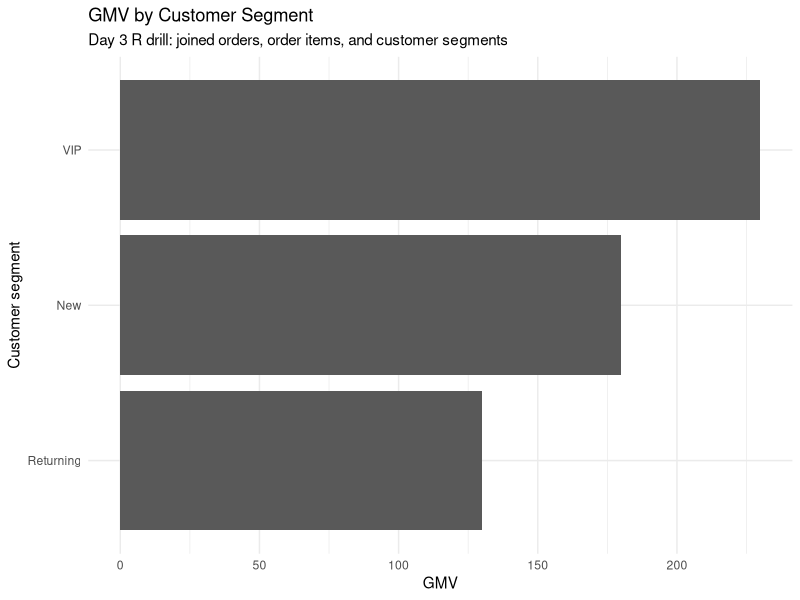
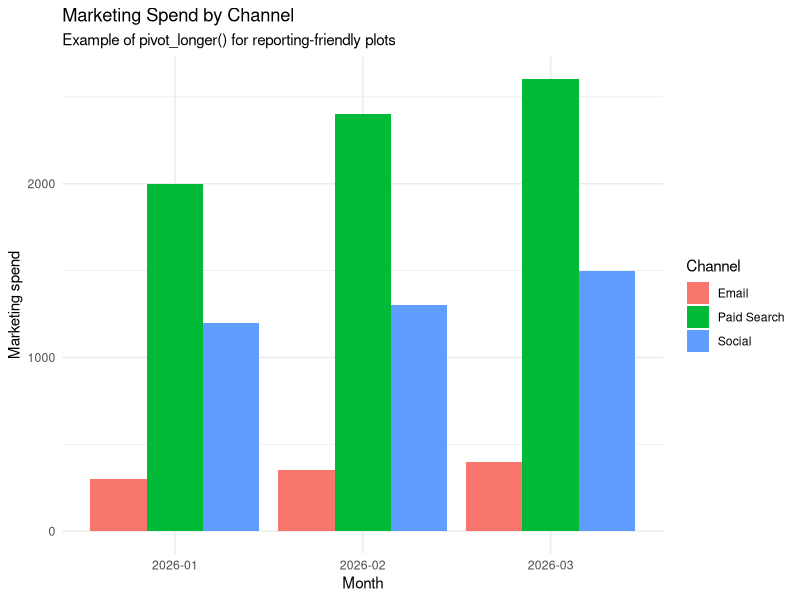
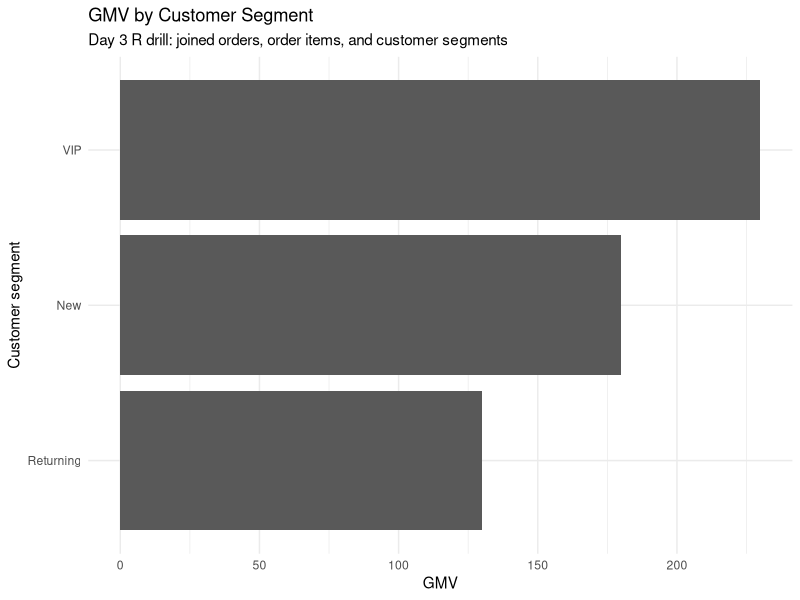
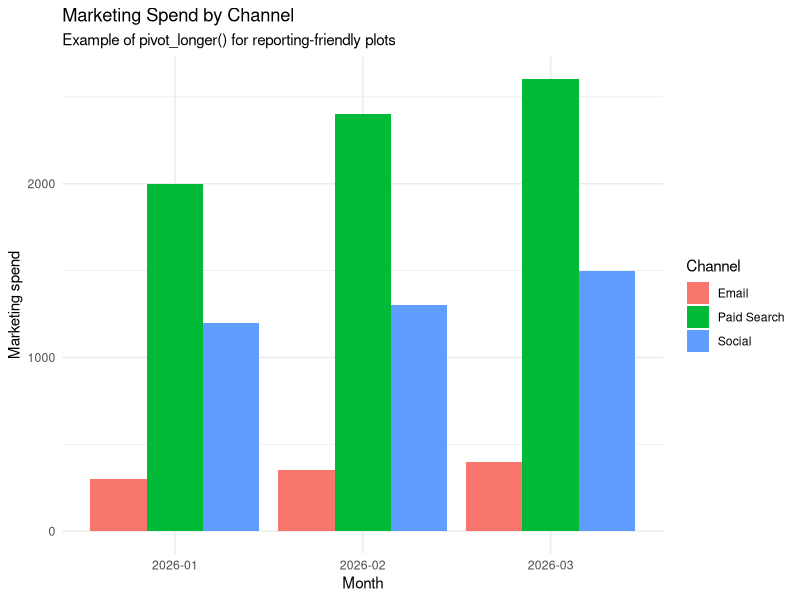

These figures' R source, in order:
# ============================================================
# Day 3 - Joins, Pivoting, ggplot2, and Join Quality Thinking
#
# Project: Operations Analytics & Cloud Data Pipeline Prep
# File: r_drills/day_03_joins_ggplot.R
# ============================================================

library(tidyverse)
library(lubridate)

# ------------------------------------------------------------
# 0. Create output folders
# ------------------------------------------------------------

dir.create("outputs", showWarnings = FALSE)
dir.create("outputs/tables", recursive = TRUE, showWarnings = FALSE)
dir.create("outputs/figures", recursive = TRUE, showWarnings = FALSE)

# ------------------------------------------------------------
# 1. Create small synthetic marketplace tables
# ------------------------------------------------------------
# Important idea:
# Each table has a "grain".
#
# this is the idea of granularity
#
# customers_raw: one row should be one customer
# orders: one row should be one order
# order_items: one row should be the products/items inside one order
# products_raw: one row should be one product
#
# We intentionally include a few messy problems:
# - duplicate customer C003
# - duplicate product P004
# - order with unknown customer C999
# - order item with unknown product P999

customers_raw <- tibble(
  customer_id = c("C001", "C002", "C003", "C003", "C004", "C005"),
  country = c("Germany", "Germany", "France", "France", "Spain", "Germany"),
  segment = c("New", "Returning", "VIP", "VIP", "New", "Returning"),
  signup_date = as.Date(c(
    "2026-01-05",
    "2026-01-10",
    "2026-01-12",
    "2026-01-12",
    "2026-02-01",
    "2026-02-07"
  ))
)

# granularity: every row here represents a single order. Keep this granularity 
# later with joins
orders <- tibble(
  order_id = c("O001", "O002", "O003", "O004", "O005", "O006", "O007", "O008"),
  customer_id = c("C001", "C002", "C003", "C004", "C005", "C999", "C002", "C003"),
  order_date = as.Date(c(
    "2026-03-01",
    "2026-03-01",
    "2026-03-02",
    "2026-03-03",
    "2026-03-04",
    "2026-03-04",
    "2026-03-05",
    "2026-03-06"
  )),
  sales_channel = c(
    "Paid Search",
    "Organic",
    "Email",
    "Paid Search",
    "Social",
    "Organic",
    "Email",
    "Social"
  )
)

# one row here is the products/items within a certain order, so one row shows
# the amount of products/items within a given order. Thats why we have the 
# column quantity
order_items <- tibble(
  order_id = c("O001", "O001", "O002", "O003", "O004", "O005", "O006", "O007", "O008", "O008"),
  product_id = c("P001", "P002", "P001", "P003", "P004", "P002", "P001", "P999", "P003", "P004"),
  quantity = c(1, 2, 1, 3, 1, 2, 1, 1, 1, 2),
  unit_price = c(49.99, 19.99, 49.99, 12.50, 89.99, 19.99, 49.99, 39.99, 12.50, 89.99)
)

products_raw <- tibble(
  product_id = c("P001", "P002", "P003", "P004", "P004"),
  category = c("Electronics", "Home", "Beauty", "Sports", "Sports"),
  brand = c("BrandA", "BrandB", "BrandC", "BrandD", "BrandD")
)

marketing_wide <- tibble(
  month = c("2026-01", "2026-02", "2026-03"),
  paid_search_spend = c(2000, 2400, 2600),
  social_spend = c(1200, 1300, 1500),
  email_spend = c(300, 350, 400)
)

# ------------------------------------------------------------
# 2. Inspect tables
# ------------------------------------------------------------

glimpse(customers_raw)
glimpse(orders)
glimpse(order_items)
glimpse(products_raw)
glimpse(marketing_wide)

# ------------------------------------------------------------
# 3. Join quality check 1: duplicate keys
# ------------------------------------------------------------
# Before joining, check whether the right-side table has duplicate keys.
#
# Why?
# If the right table has duplicate keys, a left_join can multiply rows.
# Example: if customer C003 appears twice in customers, then every order
# from C003 can appear twice after the join.

duplicate_customers <- customers_raw %>%
  count(customer_id) %>%
  filter(n > 1)

duplicate_products <- products_raw %>%
  count(product_id) %>%
  filter(n > 1)

duplicate_customers
duplicate_products

# Save duplicate reports
write_csv(duplicate_customers, "outputs/tables/day_03_duplicate_customers.csv")
write_csv(duplicate_products, "outputs/tables/day_03_duplicate_products.csv")

# ------------------------------------------------------------
# 4. Join quality check 2: unmatched IDs
# ------------------------------------------------------------
# anti_join() returns rows from the left table that DO NOT have a match
# in the right table.
#
# This is extremely useful for data quality checks.

orders_with_unknown_customers <- orders %>%
  anti_join(customers_raw %>% distinct(customer_id), by = "customer_id")

items_with_unknown_products <- order_items %>%
  anti_join(products_raw %>% distinct(product_id), by = "product_id")

orders_with_unknown_customers
items_with_unknown_products

# Save unmatched reports
write_csv(orders_with_unknown_customers, "outputs/tables/day_03_orders_unknown_customers.csv")
write_csv(items_with_unknown_products, "outputs/tables/day_03_items_unknown_products.csv")

# ------------------------------------------------------------
# 5. Create clean dimension tables before joining
# ------------------------------------------------------------
# For today, we fix duplicate dimension rows by keeping the first row.
#
# Later in the project, we will be stricter:
# - identical duplicates can be removed
# - conflicting duplicates should be quarantined
# - duplicate logic should be logged

customers_dim <- customers_raw %>%
  distinct(customer_id, .keep_all = TRUE)

products_dim <- products_raw %>%
  distinct(product_id, .keep_all = TRUE)

customers_dim
products_dim

# ------------------------------------------------------------
# 6. Safe left_join: orders + customers
# ------------------------------------------------------------
# left_join keeps all rows from the left table.
# Here, the left table is orders.
#
# Meaning:
# Keep every order, and add customer columns when the customer_id matches.

orders_before_join_rows <- nrow(orders)

orders_enriched <- orders %>%
  left_join(customers_dim, by = "customer_id")

orders_after_join_rows <- nrow(orders_enriched)

orders_before_join_rows
orders_after_join_rows

# Row count should stay the same here because:
# - orders is one row per order
# - customers_dim is one row per customer
#
# If rows increase, the join probably multiplied rows because the right table
# had duplicate keys.

orders_enriched

# ------------------------------------------------------------
# 7. Add revenue at order-item level
# ------------------------------------------------------------
# order_items is more detailed than orders.
#
# order_items grain:
# one row = one product inside one order
#
# We calculate line_revenue at the order-item level.

order_items_revenue <- order_items %>%
  mutate(line_revenue = quantity * unit_price)

order_items_revenue

# ------------------------------------------------------------
# 8. Join order items to products and orders
# ------------------------------------------------------------
# This creates an enriched order-item table.
#
# Grain after this join:
# still one row per order item.
#
# Important:
# Joining product/category/customer data does not change the grain if the
# dimension tables have one row per key.

order_items_enriched <- order_items_revenue %>%
  left_join(products_dim, by = "product_id") %>%
  left_join(orders_enriched, by = "order_id")

order_items_enriched

# Check row count
nrow(order_items_revenue)
nrow(order_items_enriched)

# ------------------------------------------------------------
# 9. Create KPI table by customer segment
# ------------------------------------------------------------
# We calculate GMV/revenue by segment.
#
# GMV here means:
# total transaction value = sum(quantity * unit_price)
#
# We remove missing segment from the group summary only for the report,
# but we do NOT delete those rows from the raw/enriched table.

segment_kpis <- order_items_enriched %>%
  filter(!is.na(segment)) %>%
  group_by(segment) %>%
  summarise(
    gmv = sum(line_revenue),
    orders = n_distinct(order_id),
    customers = n_distinct(customer_id),
    aov = gmv / orders,
    .groups = "drop"
  ) %>%
  arrange(desc(gmv))

segment_kpis

write_csv(segment_kpis, "outputs/tables/day_03_segment_kpis.csv")

# ------------------------------------------------------------
# 10. Create KPI table by sales channel
# ------------------------------------------------------------

channel_kpis <- order_items_enriched %>%
  filter(!is.na(sales_channel)) %>%
  group_by(sales_channel) %>%
  summarise(
    gmv = sum(line_revenue),
    orders = n_distinct(order_id),
    customers = n_distinct(customer_id),
    aov = gmv / orders,
    .groups = "drop"
  ) %>%
  arrange(desc(gmv))

channel_kpis

write_csv(channel_kpis, "outputs/tables/day_03_channel_kpis.csv")

# ------------------------------------------------------------
# 11. pivot_longer(): wide KPI table -> long KPI table
# ------------------------------------------------------------
# pivot_longer() makes several metric columns into two columns:
# - metric
# - value
#
# This is useful for flexible plotting, dashboards, and reports.

segment_kpis_long <- segment_kpis %>%
  pivot_longer(
    cols = c(gmv, orders, customers, aov),
    names_to = "metric",
    values_to = "value"
  )

segment_kpis_long

write_csv(segment_kpis_long, "outputs/tables/day_03_segment_kpis_long.csv")

# ------------------------------------------------------------
# 12. pivot_wider(): long KPI table -> wide KPI table
# ------------------------------------------------------------
# pivot_wider() does the opposite.
# It spreads metric names back into separate columns.

segment_kpis_wide_again <- segment_kpis_long %>%
  pivot_wider(
    names_from = metric,
    values_from = value
  )

segment_kpis_wide_again

write_csv(segment_kpis_wide_again, "outputs/tables/day_03_segment_kpis_wide_again.csv")

# ------------------------------------------------------------
# 13. pivot_longer() for marketing spend
# ------------------------------------------------------------
# marketing_wide is common in Excel-style data:
# one column per channel.
#
# For analysis and plotting, long format is usually better:
# one row per month-channel combination.

marketing_long <- marketing_wide %>%
  pivot_longer(
    cols = c(paid_search_spend, social_spend, email_spend),
    names_to = "channel",
    values_to = "spend"
  ) %>%
  mutate(
    channel = str_remove(channel, "_spend"),
    channel = str_replace_all(channel, "_", " "),
    channel = str_to_title(channel)
  )

marketing_long

write_csv(marketing_long, "outputs/tables/day_03_marketing_long.csv")

# ------------------------------------------------------------
# 14. ggplot2 plot 1: GMV by customer segment
# ------------------------------------------------------------

gmv_by_segment_plot <- ggplot(segment_kpis, aes(x = reorder(segment, gmv), y = gmv)) +
  geom_col() +
  coord_flip() +
  labs(
    title = "GMV by Customer Segment",
    subtitle = "Day 3 R drill: joined orders, order items, and customer segments",
    x = "Customer segment",
    y = "GMV"
  ) +
  theme_minimal()

gmv_by_segment_plot

ggsave(
  filename = "outputs/figures/day_03_gmv_by_segment.png",
  plot = gmv_by_segment_plot,
  width = 8,
  height = 5,
  dpi = 300
)

# ------------------------------------------------------------
# 15. ggplot2 plot 2: Marketing spend by channel
# ------------------------------------------------------------

marketing_spend_plot <- ggplot(marketing_long, aes(x = month, y = spend, fill = channel)) +
  geom_col(position = "dodge") +
  labs(
    title = "Marketing Spend by Channel",
    subtitle = "Example of pivot_longer() for reporting-friendly plots",
    x = "Month",
    y = "Marketing spend",
    fill = "Channel"
  ) +
  theme_minimal()

marketing_spend_plot

ggsave(
  filename = "outputs/figures/day_03_marketing_spend_by_channel.png",
  plot = marketing_spend_plot,
  width = 8,
  height = 5,
  dpi = 300
)

# ------------------------------------------------------------
# 16. Mini join-quality summary
# ------------------------------------------------------------

join_quality_summary <- tibble(
  check_name = c(
    "orders_before_customer_join",
    "orders_after_customer_join",
    "duplicate_customer_ids",
    "duplicate_product_ids",
    "orders_with_unknown_customers",
    "items_with_unknown_products",
    "order_items_before_enrichment",
    "order_items_after_enrichment"
  ),
  value = c(
    orders_before_join_rows,
    orders_after_join_rows,
    nrow(duplicate_customers),
    nrow(duplicate_products),
    nrow(orders_with_unknown_customers),
    nrow(items_with_unknown_products),
    nrow(order_items_revenue),
    nrow(order_items_enriched)
  )
)

join_quality_summary

write_csv(join_quality_summary, "outputs/tables/day_03_join_quality_summary.csv")

# ------------------------------------------------------------
# 17. End message
# ------------------------------------------------------------

cat("\nDay 3 complete!\n")
cat("Created KPI tables in outputs/tables/\n")
cat("Created plots in outputs/figures/\n")
cat("Most important lesson: always check duplicate keys and row counts before/after joins.\n")
